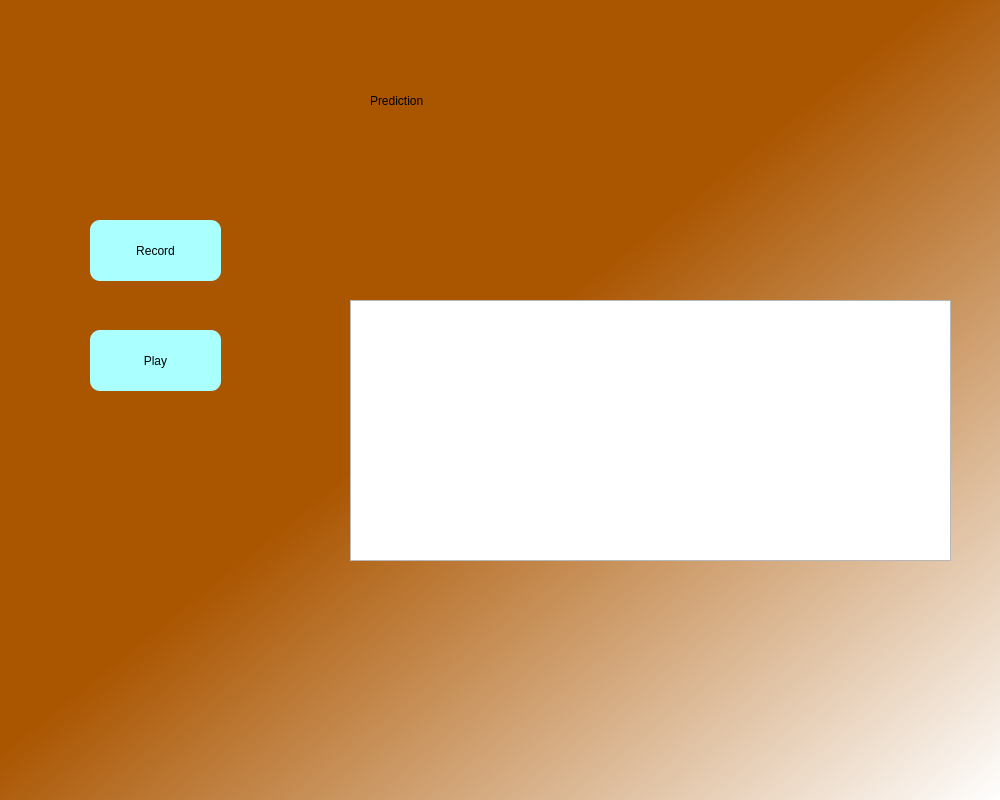
<?xml version="1.0" encoding="UTF-8"?>
<ui version="4.0">
 <class>Dialog</class>
 <widget class="QDialog" name="Dialog">
  <property name="geometry">
   <rect>
    <x>0</x>
    <y>0</y>
    <width>1000</width>
    <height>800</height>
   </rect>
  </property>
  <property name="windowTitle">
   <string>Dialog</string>
  </property>
  <widget class="QWidget" name="bgwidget" native="true">
   <property name="geometry">
    <rect>
     <x>0</x>
     <y>0</y>
     <width>1001</width>
     <height>801</height>
    </rect>
   </property>
   <property name="styleSheet">
    <string notr="true">QWidget#bgwidget{
background-color: qlineargradient(spread:pad, x1:0.0051194, y1:0.011, x2:1, y2:1, stop:0.462687 rgba(170, 85, 0, 255), stop:1 rgba(255, 255, 255, 255));}</string>
   </property>
   <widget class="QLabel" name="label">
    <property name="geometry">
     <rect>
      <x>370</x>
      <y>50</y>
      <width>271</width>
      <height>101</height>
     </rect>
    </property>
    <property name="styleSheet">
     <string notr="true">font: 75 36pt &quot;MS Shell Dlg 2&quot;;
color: rgb(0, 0, 0);</string>
    </property>
    <property name="text">
     <string>Prediction</string>
    </property>
   </widget>
   <widget class="QPushButton" name="recordbutton">
    <property name="geometry">
     <rect>
      <x>90</x>
      <y>220</y>
      <width>131</width>
      <height>61</height>
     </rect>
    </property>
    <property name="styleSheet">
     <string notr="true">border-radius:10px;
font: 15pt &quot;MS Shell Dlg 2&quot;;
background-color: rgb(170, 255, 255);</string>
    </property>
    <property name="text">
     <string>Record</string>
    </property>
   </widget>
   <widget class="QGraphicsView" name="graphicsView">
    <property name="enabled">
     <bool>true</bool>
    </property>
    <property name="geometry">
     <rect>
      <x>350</x>
      <y>300</y>
      <width>601</width>
      <height>261</height>
     </rect>
    </property>
   </widget>
   <widget class="QLabel" name="info">
    <property name="geometry">
     <rect>
      <x>100</x>
      <y>280</y>
      <width>131</width>
      <height>31</height>
     </rect>
    </property>
    <property name="styleSheet">
     <string notr="true">font: 10pt &quot;MS Shell Dlg 2&quot;;</string>
    </property>
    <property name="text">
     <string/>
    </property>
   </widget>
   <widget class="QPushButton" name="playbutton">
    <property name="geometry">
     <rect>
      <x>90</x>
      <y>330</y>
      <width>131</width>
      <height>61</height>
     </rect>
    </property>
    <property name="styleSheet">
     <string notr="true">border-radius:10px;
font: 15pt &quot;MS Shell Dlg 2&quot;;
background-color: rgb(170, 255, 255);</string>
    </property>
    <property name="text">
     <string>Play</string>
    </property>
   </widget>
   <widget class="QLabel" name="error">
    <property name="geometry">
     <rect>
      <x>90</x>
      <y>390</y>
      <width>241</width>
      <height>31</height>
     </rect>
    </property>
    <property name="styleSheet">
     <string notr="true">font: 90 10pt &quot;MS Shell Dlg 2&quot;;
color: rgb(170, 0, 0);</string>
    </property>
    <property name="text">
     <string/>
    </property>
   </widget>
   <widget class="QLabel" name="predict_text">
    <property name="geometry">
     <rect>
      <x>350</x>
      <y>350</y>
      <width>601</width>
      <height>151</height>
     </rect>
    </property>
    <property name="styleSheet">
     <string notr="true">text-decoration: underline;
font: 200 40pt &quot;MS Shell Dlg 2&quot;;
</string>
    </property>
    <property name="text">
     <string/>
    </property>
    <property name="alignment">
     <set>Qt::AlignCenter</set>
    </property>
   </widget>
  </widget>
 </widget>
 <resources/>
 <connections/>
</ui>
